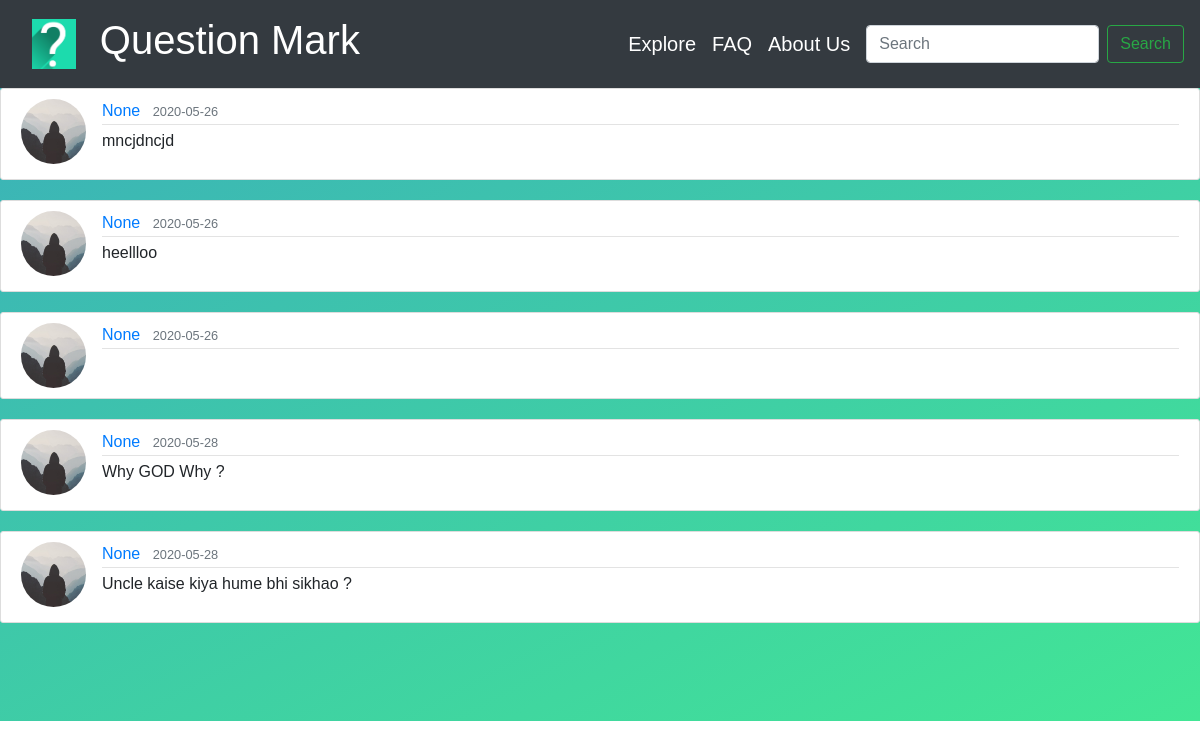
/explore, run on the app's committed database.
### Question_Mark/models.py (models this page shows, shortened)
class Questions(db.Model):
    id = db.Column(db.Integer, primary_key=True)
    question = db.Column(db.Text, nullable=False)
    date_posted = db.Column(db.DateTime, nullable=False, default=datetime.utcnow)
    user_id = db.Column(db.Integer, db.ForeignKey('user.id'), nullable=False)

class User(db.Model, UserMixin):
    id = db.Column(db.Integer, primary_key=True)
    first_name = db.Column(db.String(30), unique=False, nullable=False)
    last_name = db.Column(db.String(30), unique=False, nullable=False)
    username = db.Column(db.String(30), unique=True)
    email = db.Column(db.String(120), unique=True, nullable=False)
    image_file = db.Column(db.String(20), nullable=False, default='default.jpg')
    password = db.Column(db.String(60), nullable=False)
    questions = db.relationship('Questions', backref='author', lazy=True)

### Question_Mark/routes.py (the view)
@app.route("/explore", methods=['GET','POST'])
def explore():
    values = Questions.query.all()
    return render_template('explore.html', title='Explore', values=values)

### Question_Mark/templates/explore.html
{% extends "layout.html" %}
{% block head %}
<link rel="stylesheet" href={{ url_for('static', filename='style_questions.css') }}>
{% endblock head %}
{% block content %}
{% for item in values %}
<article class="media content-section">
    <img class="rounded-circle article-img" src="{{ url_for('static', filename='default.jpg') }}">
    <div class="media-body">
        <div class="article-metadata">
            <a class="mr-2" href="#">{{ item.author.username }}</a>
            <small class="text-muted">{{ item.date_posted.strftime('%Y-%m-%d') }}</small>
        </div>
        <p class="article-content">{{ item.question }}</p>
    </div>
</article>
{% endfor %}
{% endblock content %}

### Question_Mark/templates/layout.html (shortened to what this page needs)
<!DOCTYPE html>
<html>
<head>
    <link rel="stylesheet" href="https://stackpath.bootstrapcdn.com/bootstrap/4.4.1/css/bootstrap.min.css"
>
    {% block head %}{% endblock head %}
</head>
<body>
    <nav class="navbar navbar-expand-sm bg-dark navbar-dark justify-content-end">
        <a class="nav-link" href={{ url_for("home") }} title="Take a tour of our website!">
            <img id="brand-image" alt="Website Logo" src={{ url_for('static', filename='logo.png') }}></div>
        </a>
        <div class="collapse navbar-collapse flex-grow-0 ml-0 mr-5 mb-auto mt-0" id="navbarSupportedContent">
            <ul class="nav navbar-nav navbar-right">
                <li class="nav-item active">
                    <a class="nav-link" href={{ url_for("home") }} title="Take a tour of our website!">
                        <h1>Question Mark</h1>
                    </a>
                </li>
            </ul>
        </div>
        <div class="collapse navbar-collapse flex-grow-0 ml-auto mr-2 mt-2" id="navbarSupportedContent">
            <ul class="nav navbar-nav navbar-right">
                <li class="nav-item active">
                    <a class="nav-link" href={{ url_for("explore") }} title="Take a tour of our website!">
                        <h5>Explore</h5>
                    </a>
                </li>
                <li class="nav-item active">
                    <a class="nav-link" href={{ url_for("faq") }} title="Got queries? Just ask them here!">
                        <h5>FAQ</h5>
                    </a>
                </li>
                <li class="nav-item active">
                    <a class="nav-link" href={{ url_for("about") }} title="Know more about us!">
                        <h5>About Us</h5>
                    </a>
                </li>
            </ul>
        </div>
        <form class="form-inline">
            <input class="form-control mr-sm-2" type="search" placeholder="Search" aria-label="Search"
                title="Type your question here!">
            <button class="btn btn-outline-success my-2 my-sm-0" type="submit"
                title="Search your question!">Search</button>
        </form>
    </nav>
    <div id="grad">
        {% block content %}
        {% endblock content%}
    </div>
</body>
</html>

### Question_Mark/static/style_questions.css (style rules this page uses)
.content-section { background: #ffffff; padding: 10px 20px; border: 1px solid #dddddd; border-radius: 3px; margin-bottom: 20px; }
.article-content { white-space: pre-line; }
.article-img { height: 65px; width: 65px; margin-right: 16px; }
.article-metadata { padding-bottom: 1px; margin-bottom: 4px; border-bottom: 1px solid #e3e3e3 }

### Question_Mark/templates/layout.html (style rules this page uses)
#grad { height: 633px; background-color: #ffffff; background-image: linear-gradient(to bottom right, #3bb2b8, #42e695); }
body { box-sizing: border-box; font-family: sans-serif; }
#brand-image { height: 50px; }

### data on the page
Questions: author.username "None", date_posted "2020-05-26", question "mncjdncjd"
Questions: author.username "None", date_posted "2020-05-26", question "heellloo"
Questions: author.username "None", date_posted "2020-05-26"
Questions: author.username "None", date_posted "2020-05-28", question "Why GOD Why ?"
Questions: author.username "None", date_posted "2020-05-28", question "Uncle kaise kiya hume bhi sikhao ?"
